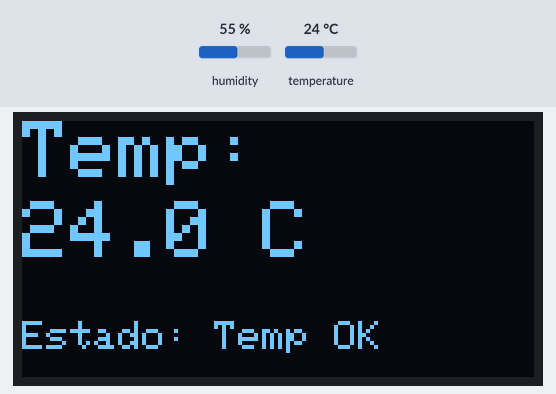
Recording of a sketch running on a simulated Arduino Mega 2560, built with avr-gcc and run on an emulated ATmega2560. Parts: 128×64 one-colour display. The test bench sets the inputs (shaded band); at power-on: temperature 24 °C, humidity 55 %. What the sketch prints to the serial monitor is not drawn.

Above: at 2.2 s.
2.3 s: temperature set to 12 °C
At 3.6 s:
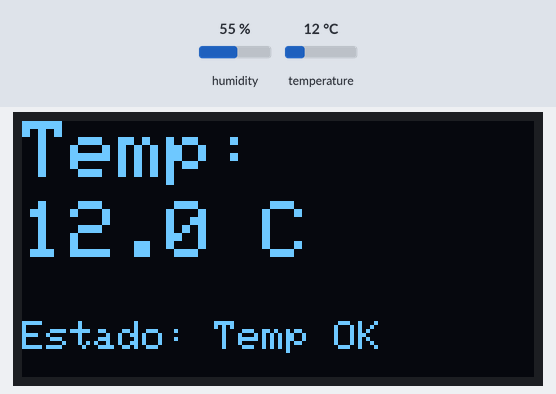
5.1 s: temperature set to 27 °C
At 5.9 s:
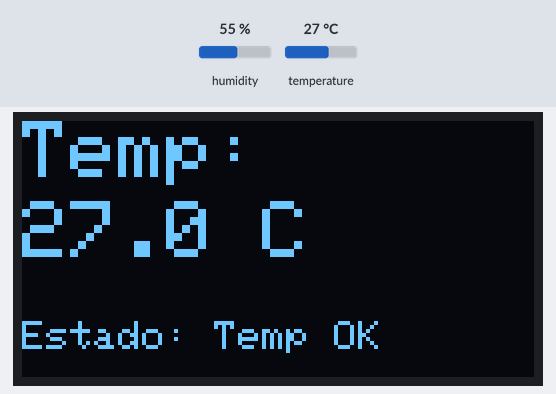
7.9 s: temperature set to 30 °C
At 10.5 s:
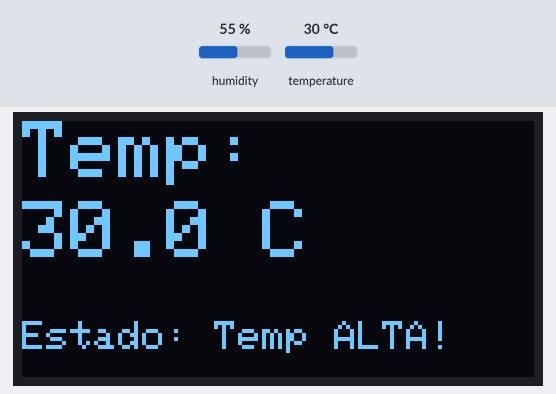
10.8 s: temperature set to 19 °C
At 12.8 s:
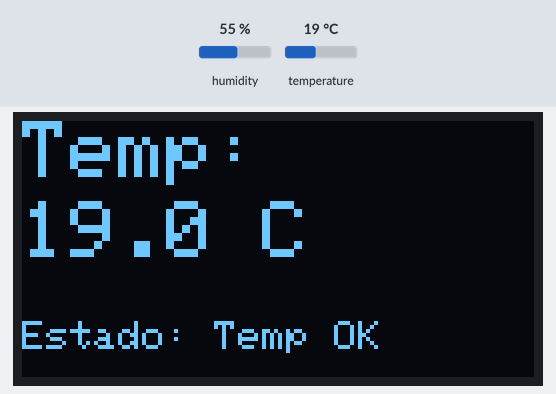
Timing chart, 0 to 14.3 s (numbered marks = the images above; inputs shaded):
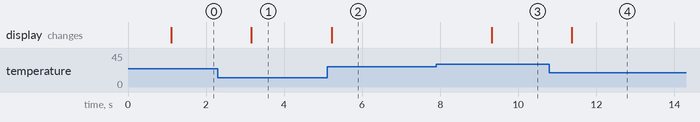

Measured:
- the behaviour switches between 28 and 29 °C on temperature (found by bisection; images 2 and 3)
- after the input at 2.3 s, the display: changes after 0.86 s (image 1)
- after the input at 5.1 s, the display: changes after 0.12 s (image 2)
- after the input at 7.9 s, the display: changes after 1.4 s (image 3)
- after the input at 10.8 s, the display: changes after 0.58 s (image 4)

The sketch:

tres.ino
```cpp
// Code3 – Alerta con umbral fijo
#include <Wire.h>
#include <Adafruit_GFX.h>
#include <Adafruit_SSD1306.h>
#include "DHT.h"


#define SCREEN_WIDTH 128
#define SCREEN_HEIGHT 64
#define OLED_RESET -1
Adafruit_SSD1306 display(SCREEN_WIDTH, SCREEN_HEIGHT, &Wire, OLED_RESET);


#define DHTPIN 23
#define DHTTYPE DHT11
DHT dht(DHTPIN, DHTTYPE);


#define UMBRAL_TEMP 28.0


void setup() {
  Serial.begin(9600);                 // monitor serie
  dht.begin();                        // arranca el sensor
  if (!display.begin(SSD1306_SWITCHCAPVCC, 0x3C)) {
    while (true);                     // se queda ahí si falla el OLED
  }
  display.clearDisplay();             // limpia pantalla
  display.setTextSize(2);             // texto grande
  display.setTextColor(SSD1306_WHITE);// color blanco
  display.setCursor(0, 0);            // coloca cursor al inicio
  display.print("Iniciando...");      // mensaje inicial
  display.display();                  // actualiza OLED
  delay(1000);                        // espera un segundo
}
//--------------//


void loop() {
  float temperatura = dht.readTemperature();  // lee temperatura


  display.clearDisplay();             // borra pantalla


  if (!isnan(temperatura)) {          // si la lectura es válida
    Serial.print("Temperatura: ");
    Serial.print(temperatura);
    Serial.println(" °C");            // envía al serie


    display.setTextSize(2);           // texto grande
    display.setCursor(0, 0);          // ubica cursor
    display.print("Temp:");
    display.setCursor(0, 20);
    display.print(temperatura, 1);
    display.print(" C");              // muestra valor


    display.setTextSize(1);           // texto más pequeño
    display.setCursor(0, 50);
    if (temperatura > UMBRAL_TEMP) {
      display.print("Estado: Temp ALTA!");
    } else {
      display.print("Estado: Temp OK");
    }
  }


  display.display();                  // refresca pantalla
  delay(2000);                        // pausa antes de leer otra vez
}
//--------------//
```
